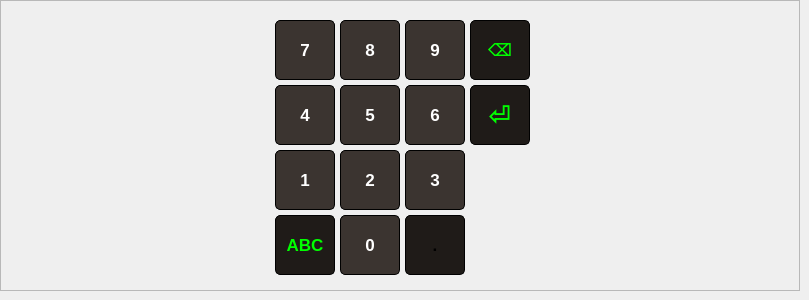
      <widget class="QWidget" name="page_10">
       <widget class="QFrame" name="frame_5">
        <property name="geometry">
         <rect>
          <x>0</x>
          <y>0</y>
          <width>800</width>
          <height>291</height>
         </rect>
        </property>
        <property name="font">
         <font>
          <weight>75</weight>
          <bold>true</bold>
         </font>
        </property>
        <property name="styleSheet">
         <string notr="true">background:rgb(5, 17, 29);

border: 0px solid rgb(0, 170, 255);
/*QFrame { background-color:black; }
background:qlineargradient(spread:pad, x1:0, y1:0, x2:1, y2:0, stop:0 rgba(0, 0, 0, 0), stop:1 rgba(0,0,0,0));</string>
        </property>
        <property name="frameShape">
         <enum>QFrame::StyledPanel</enum>
        </property>
        <property name="frameShadow">
         <enum>QFrame::Raised</enum>
        </property>
        <widget class="QPushButton" name="pushButton_115">
         <property name="geometry">
          <rect>
           <x>340</x>
           <y>20</y>
           <width>60</width>
           <height>60</height>
          </rect>
         </property>
         <property name="font">
          <font>
           <pointsize>13</pointsize>
          </font>
         </property>
         <property name="styleSheet">
          <string notr="true">QPushButton:pressed {
    background-color: qlineargradient(spread:pad, x1:0, y1:0, x2:0, y2:1,   stop:0 rgba(60, 186, 162, 255), stop:1 rgba(98, 211, 162, 255))
}
QPushButton {
     background-color:rgb(59,52,48); border: 1px solid black;
     border-radius: 5px;
color:rgb(255, 255, 255);
}

QPushButton:disabled {
    background-color: rgb(170, 170, 127)
}</string>
         </property>
         <property name="text">
          <string>8</string>
         </property>
        </widget>
        <widget class="QPushButton" name="pushButton_116">
         <property name="geometry">
          <rect>
           <x>405</x>
           <y>20</y>
           <width>60</width>
           <height>60</height>
          </rect>
         </property>
         <property name="font">
          <font>
           <pointsize>13</pointsize>
          </font>
         </property>
         <property name="styleSheet">
          <string notr="true">QPushButton:pressed {
    background-color: qlineargradient(spread:pad, x1:0, y1:0, x2:0, y2:1,   stop:0 rgba(60, 186, 162, 255), stop:1 rgba(98, 211, 162, 255))
}
QPushButton {
     background-color:rgb(59,52,48); border: 1px solid black;
     border-radius: 5px;
color:rgb(255, 255, 255);
}

QPushButton:disabled {
    background-color: rgb(170, 170, 127)
}</string>
         </property>
         <property name="text">
          <string>9</string>
         </property>
        </widget>
        <widget class="QPushButton" name="pushButton_117">
         <property name="geometry">
          <rect>
           <x>275</x>
           <y>20</y>
           <width>60</width>
           <height>60</height>
          </rect>
         </property>
         <property name="font">
          <font>
           <pointsize>13</pointsize>
          </font>
         </property>
         <property name="styleSheet">
          <string notr="true">QPushButton:pressed {
    background-color: qlineargradient(spread:pad, x1:0, y1:0, x2:0, y2:1,   stop:0 rgba(60, 186, 162, 255), stop:1 rgba(98, 211, 162, 255))
}
QPushButton {
     background-color:rgb(59,52,48); border: 1px solid black;
     border-radius: 5px;
color:rgb(255, 255, 255);
}

QPushButton:disabled {
    background-color: rgb(170, 170, 127)
}</string>
         </property>
         <property name="text">
          <string>7</string>
         </property>
        </widget>
        <widget class="QPushButton" name="pushButton_123">
         <property name="geometry">
          <rect>
           <x>405</x>
           <y>85</y>
           <width>60</width>
           <height>60</height>
          </rect>
         </property>
         <property name="font">
          <font>
           <pointsize>13</pointsize>
          </font>
         </property>
         <property name="styleSheet">
          <string notr="true">QPushButton:pressed {
    background-color: qlineargradient(spread:pad, x1:0, y1:0, x2:0, y2:1,   stop:0 rgba(60, 186, 162, 255), stop:1 rgba(98, 211, 162, 255))
}
QPushButton {
     background-color:rgb(59,52,48); border: 1px solid black;
     border-radius: 5px;
color:rgb(255, 255, 255);
}

QPushButton:disabled {
    background-color: rgb(170, 170, 127)
}</string>
         </property>
         <property name="text">
          <string>6</string>
         </property>
        </widget>
        <widget class="QPushButton" name="pushButton_125">
         <property name="geometry">
          <rect>
           <x>340</x>
           <y>85</y>
           <width>60</width>
           <height>60</height>
          </rect>
         </property>
         <property name="font">
          <font>
           <pointsize>13</pointsize>
          </font>
         </property>
         <property name="styleSheet">
          <string notr="true">QPushButton:pressed {
    background-color: qlineargradient(spread:pad, x1:0, y1:0, x2:0, y2:1,   stop:0 rgba(60, 186, 162, 255), stop:1 rgba(98, 211, 162, 255))
}
QPushButton {
     background-color:rgb(59,52,48); border: 1px solid black;
     border-radius: 5px;
color:rgb(255, 255, 255);
}

QPushButton:disabled {
    background-color: rgb(170, 170, 127)
}</string>
         </property>
         <property name="text">
          <string>5</string>
         </property>
        </widget>
        <widget class="QPushButton" name="pushButton_128">
         <property name="geometry">
          <rect>
           <x>275</x>
           <y>85</y>
           <width>60</width>
           <height>60</height>
          </rect>
         </property>
         <property name="font">
          <font>
           <pointsize>13</pointsize>
          </font>
         </property>
         <property name="styleSheet">
          <string notr="true">QPushButton:pressed {
    background-color: qlineargradient(spread:pad, x1:0, y1:0, x2:0, y2:1,   stop:0 rgba(60, 186, 162, 255), stop:1 rgba(98, 211, 162, 255))
}
QPushButton {
     background-color:rgb(59,52,48); border: 1px solid black;
     border-radius: 5px;
color:rgb(255, 255, 255);
}

QPushButton:disabled {
    background-color: rgb(170, 170, 127)
}</string>
         </property>
         <property name="text">
          <string>4</string>
         </property>
        </widget>
        <widget class="QPushButton" name="pushButton_134">
         <property name="geometry">
          <rect>
           <x>405</x>
           <y>150</y>
           <width>60</width>
           <height>60</height>
          </rect>
         </property>
         <property name="font">
          <font>
           <pointsize>13</pointsize>
          </font>
         </property>
         <property name="styleSheet">
          <string notr="true">QPushButton:pressed {
    background-color: qlineargradient(spread:pad, x1:0, y1:0, x2:0, y2:1,   stop:0 rgba(60, 186, 162, 255), stop:1 rgba(98, 211, 162, 255))
}
QPushButton {
     background-color:rgb(59,52,48); border: 1px solid black;
     border-radius: 5px;
color:rgb(255, 255, 255);
}

QPushButton:disabled {
    background-color: rgb(170, 170, 127)
}</string>
         </property>
         <property name="text">
          <string>3</string>
         </property>
        </widget>
        <widget class="QPushButton" name="pushButton_138">
         <property name="geometry">
          <rect>
           <x>275</x>
           <y>150</y>
           <width>60</width>
           <height>60</height>
          </rect>
         </property>
         <property name="font">
          <font>
           <pointsize>13</pointsize>
          </font>
         </property>
         <property name="styleSheet">
          <string notr="true">QPushButton:pressed {
    background-color: qlineargradient(spread:pad, x1:0, y1:0, x2:0, y2:1,   stop:0 rgba(60, 186, 162, 255), stop:1 rgba(98, 211, 162, 255))
}
QPushButton {
     background-color:rgb(59,52,48); border: 1px solid black;
     border-radius: 5px;
color:rgb(255, 255, 255);
}

QPushButton:disabled {
    background-color: rgb(170, 170, 127)
}</string>
         </property>
         <property name="text">
          <string>1</string>
         </property>
        </widget>
        <widget class="QPushButton" name="pushButton_140">
         <property name="geometry">
          <rect>
           <x>340</x>
           <y>150</y>
           <width>60</width>
           <height>60</height>
          </rect>
         </property>
         <property name="font">
          <font>
           <pointsize>13</pointsize>
          </font>
         </property>
         <property name="styleSheet">
          <string notr="true">QPushButton:pressed {
    background-color: qlineargradient(spread:pad, x1:0, y1:0, x2:0, y2:1,   stop:0 rgba(60, 186, 162, 255), stop:1 rgba(98, 211, 162, 255))
}
QPushButton {
     background-color:rgb(59,52,48); border: 1px solid black;
     border-radius: 5px;
color:rgb(255, 255, 255);
}

QPushButton:disabled {
    background-color: rgb(170, 170, 127)
}</string>
         </property>
         <property name="text">
          <string>2</string>
         </property>
        </widget>
        <widget class="QPushButton" name="pushButton_139">
         <property name="geometry">
          <rect>
           <x>275</x>
           <y>215</y>
           <width>60</width>
           <height>60</height>
          </rect>
         </property>
         <property name="font">
          <font>
           <pointsize>13</pointsize>
          </font>
         </property>
         <property name="styleSheet">
          <string notr="true">QPushButton:pressed {
    background-color: qlineargradient(spread:pad, x1:0, y1:0, x2:0, y2:1,   stop:0 rgba(60, 186, 162, 255), stop:1 rgba(98, 211, 162, 255))
}
QPushButton {
     background-color:rgb(31,27,24); border: 1px solid black;
     border-radius: 5px;
color:rgb(0, 255, 0)
}

QPushButton:disabled {
    background-color: rgb(170, 170, 127)
}</string>
         </property>
         <property name="text">
          <string>ABC</string>
         </property>
        </widget>
        <widget class="QPushButton" name="pushButton_136">
         <property name="geometry">
          <rect>
           <x>470</x>
           <y>85</y>
           <width>60</width>
           <height>60</height>
          </rect>
         </property>
         <property name="font">
          <font>
           <pointsize>20</pointsize>
          </font>
         </property>
         <property name="styleSheet">
          <string notr="true">QPushButton:pressed {
    background-color: qlineargradient(spread:pad, x1:0, y1:0, x2:0, y2:1,   stop:0 rgba(60, 186, 162, 255), stop:1 rgba(98, 211, 162, 255))
}
QPushButton {
     background-color:rgb(31,27,24); border: 1px solid black;
     border-radius: 5px;
color:rgb(0, 255, 0)
}

QPushButton:disabled {
    background-color: rgb(170, 170, 127)
}</string>
         </property>
         <property name="text">
          <string>⏎</string>
         </property>
        </widget>
        <widget class="QPushButton" name="pushButton_141">
         <property name="geometry">
          <rect>
           <x>340</x>
           <y>215</y>
           <width>60</width>
           <height>60</height>
          </rect>
         </property>
         <property name="font">
          <font>
           <pointsize>13</pointsize>
          </font>
         </property>
         <property name="styleSheet">
          <string notr="true">QPushButton:pressed {
    background-color: qlineargradient(spread:pad, x1:0, y1:0, x2:0, y2:1,   stop:0 rgba(60, 186, 162, 255), stop:1 rgba(98, 211, 162, 255))
}
QPushButton {
     background-color:rgb(59,52,48); border: 1px solid black;
     border-radius: 5px;
color:rgb(255, 255, 255);
}

QPushButton:disabled {
    background-color: rgb(170, 170, 127)
}</string>
         </property>
         <property name="text">
          <string>0</string>
         </property>
        </widget>
        <widget class="QPushButton" name="pushButton_137">
         <property name="geometry">
          <rect>
           <x>405</x>
           <y>215</y>
           <width>60</width>
           <height>60</height>
          </rect>
         </property>
         <property name="font">
          <font>
           <pointsize>13</pointsize>
          </font>
         </property>
         <property name="styleSheet">
          <string notr="true">QPushButton:pressed {
    background-color: qlineargradient(spread:pad, x1:0, y1:0, x2:0, y2:1,   stop:0 rgba(60, 186, 162, 255), stop:1 rgba(98, 211, 162, 255))
}
QPushButton {
     background-color:rgb(31,27,24); border: 1px solid black;
     border-radius: 5px;
}

QPushButton:disabled {
    background-color: rgb(170, 170, 127)
}</string>
         </property>
         <property name="text">
          <string>.</string>
         </property>
        </widget>
        <widget class="QPushButton" name="pushButton_118">
         <property name="geometry">
          <rect>
           <x>470</x>
           <y>20</y>
           <width>60</width>
           <height>60</height>
          </rect>
         </property>
         <property name="font">
          <font>
           <pointsize>13</pointsize>
          </font>
         </property>
         <property name="styleSheet">
          <string notr="true">QPushButton:pressed {
    background-color: qlineargradient(spread:pad, x1:0, y1:0, x2:0, y2:1,   stop:0 rgba(60, 186, 162, 255), stop:1 rgba(98, 211, 162, 255))
}
QPushButton {
     background-color:rgb(31,27,24); border: 1px solid black;
     border-radius: 5px;
color:rgb(0, 255, 0)
}

QPushButton:disabled {
    background-color: rgb(170, 170, 127)
}</string>
         </property>
         <property name="text">
          <string>⌫</string>
         </property>
        </widget>
       </widget>
      </widget>
